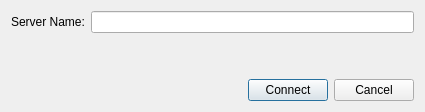
<?xml version="1.0" encoding="UTF-8"?>
<ui version="4.0">
 <class>ConnectForm</class>
 <widget class="QDialog" name="ConnectForm">
  <property name="windowModality">
   <enum>Qt::NonModal</enum>
  </property>
  <property name="geometry">
   <rect>
    <x>0</x>
    <y>0</y>
    <width>425</width>
    <height>112</height>
   </rect>
  </property>
  <property name="windowTitle">
   <string>Connect To Server</string>
  </property>
  <layout class="QVBoxLayout" name="verticalLayout">
   <item>
    <layout class="QHBoxLayout" name="horizontalLayout">
     <item>
      <widget class="QLabel" name="hostNameLabel">
       <property name="text">
        <string>Server Name:</string>
       </property>
      </widget>
     </item>
     <item>
      <widget class="QLineEdit" name="hostNameEdit">
       <property name="sizePolicy">
        <sizepolicy hsizetype="Expanding" vsizetype="Fixed">
         <horstretch>0</horstretch>
         <verstretch>0</verstretch>
        </sizepolicy>
       </property>
       <property name="minimumSize">
        <size>
         <width>160</width>
         <height>0</height>
        </size>
       </property>
       <property name="toolTip">
        <string>The IP address or host name of a nethack server.</string>
       </property>
      </widget>
     </item>
    </layout>
   </item>
   <item>
    <spacer name="verticalSpacer">
     <property name="orientation">
      <enum>Qt::Vertical</enum>
     </property>
     <property name="sizeHint" stdset="0">
      <size>
       <width>20</width>
       <height>23</height>
      </size>
     </property>
    </spacer>
   </item>
   <item>
    <layout class="QHBoxLayout" name="horizontalLayout_2">
     <item>
      <spacer name="horizontalSpacer_2">
       <property name="orientation">
        <enum>Qt::Horizontal</enum>
       </property>
       <property name="sizeHint" stdset="0">
        <size>
         <width>40</width>
         <height>20</height>
        </size>
       </property>
      </spacer>
     </item>
     <item>
      <widget class="QPushButton" name="connectButton">
       <property name="text">
        <string>Connect</string>
       </property>
      </widget>
     </item>
     <item>
      <widget class="QPushButton" name="cancelButton">
       <property name="text">
        <string>Cancel</string>
       </property>
      </widget>
     </item>
    </layout>
   </item>
  </layout>
 </widget>
 <resources/>
 <connections/>
</ui>
